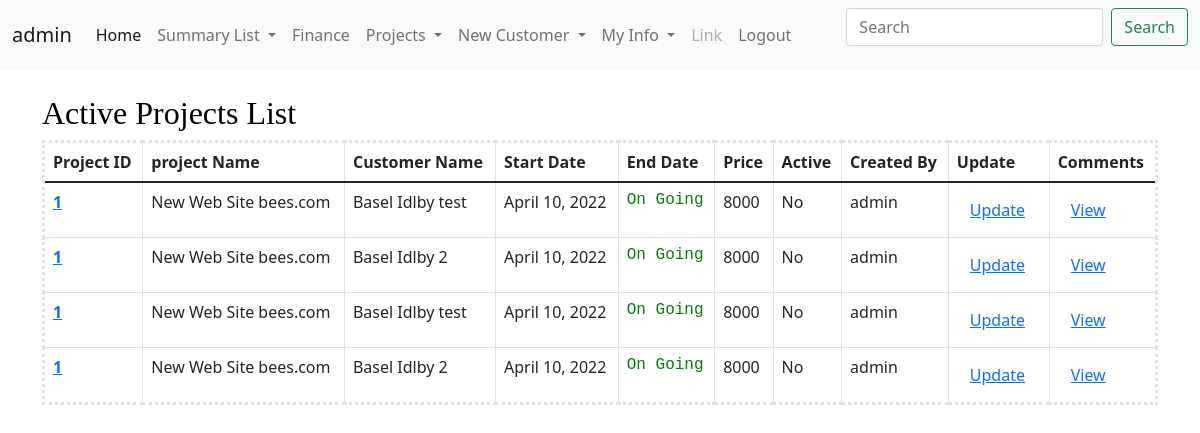
Page /ProjectsList (signed in) on the earlier database version.
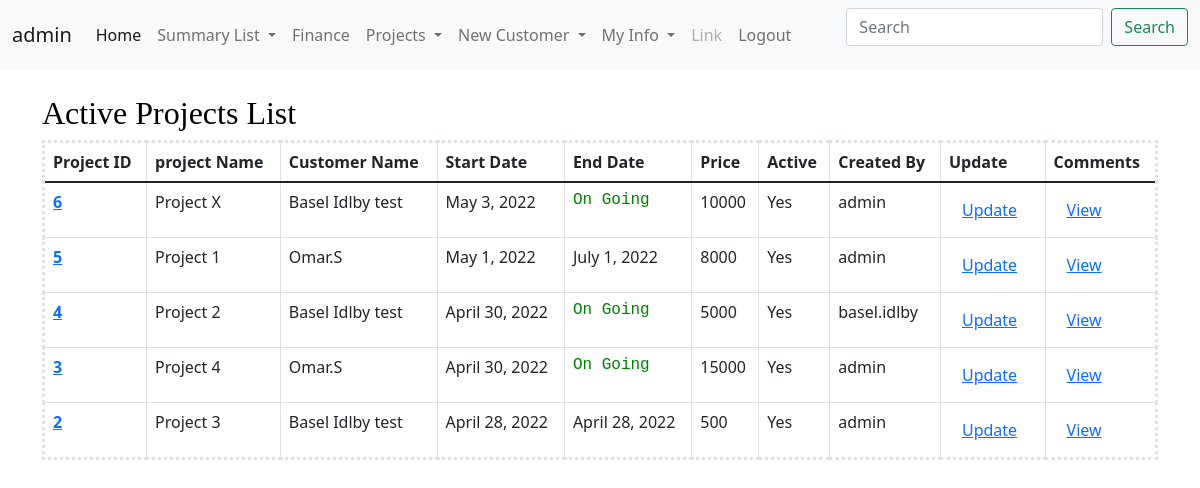
Same page on the later database version.
### CRM/models.py (models this page shows, shortened)
class ProjectInfoModel(models.Model):
    projectId = models.AutoField(primary_key=True)
    projectName = models.CharField(max_length=100 , unique=True)
    projectDesc =  models.CharField(max_length=300)
    startDate = models.DateField(default= datetime.now)
    endDate = models.DateField(blank=True, null=True)
    price = models.IntegerField()
    active = models.BooleanField(default=True)
    createdBy = models.ForeignKey(User, on_delete=models.CASCADE)
    GA1 = models.CharField(max_length=100 , blank=True, null=True)
    GA2 = models.CharField(max_length=100 , blank=True, null=True)
    GB1 = models.BooleanField(default=False , blank=True, null=True)
    GB2 = models.BooleanField(default=False , blank=True, null=True)
    GD1 = models.DateField(blank=True, null=True)
    GD2 = models.DateField(blank=True, null=True)

### CRM/views.py (the view)
# urls.py: path('ProjectsList',views.ProjectsList,name='ProjectsList'),
@login_required
def ProjectsList(request):
    projectListQuery = assignProjectModel.objects.select_related('projectId_id').values_list('projectId__projectId','projectId__projectName','customerId__customerName','projectId__startDate','projectId__endDate','projectId__price','projectId__active','projectId__createdBy__username','userLogin').order_by('-projectId__startDate')
    context = {'projectListQuery':projectListQuery}
    return render(request,'CRM/projectList.html',context)

### CRM/templates/CRM/projectList.html (shortened to what this page needs)
{% include 'CRM/base.html' %}
{% include 'CRM/navbar.html' %}
{% block content %}
<div class="container-lg">
    <h2 style="color: rgb(0, 0, 0); font-family: Georgia, 'Times New Roman', Times, serif; "> Active Projects List</h2>
<table style="border-style: dotted;" class="table table-bordered">
    <thead>
      <tr>
        <th scope="col">Project ID</th>
        <th scope="col">project Name</th>
        <th scope="col">Customer Name</th>
        <th scope="col">Start Date</th>
        <th scope="col">End Date</th>
        <th scope="col">Price</th>
        <th scope="col">Active</th>
        <th scope="col">Created By</th>
        <th scope="col">Update</th>
        <th scope="col">Comments</th>
      </tr>
    </thead>
    <tbody>
      <tr>
          {% for x in projectListQuery %}
        <th scope="row" ><a href="/customerProfile/{{x.0}}">{{x.0}}</a></th>
        <td>{{x.1}}</td>
        <td>{{x.2}}</td>
        <td>{{x.3}}</td>
        {% if x.4 == Null %} <td style="color: green; font-family: 'Courier New', Courier, monospace;">On Going</td> {% else %} <td>{{x.4}}</td> {% endif %}
        <td>{{x.5}}</td>
        {% if x.6 == True %} <td>Yes</td> {% else %} <td>No</td> {% endif %}
        <td>{{x.7}}</td>
        <td><button class="btn btn-secondery"><a href="/updateProject/{{x.0}}">Update</a></button></td>
        <td><button class="btn btn-secondery"><a href="/NewComment/{{x.0}}">View</a></button></td>
      </tr>
      {% endfor %}
    </tbody>
  </table>
</div>
{% endblock %}

Differences in the rows shown:
no longer on this page (row unchanged): ProjectInfoModel: x "1", projectName "New Web Site bees.com", x "Basel Idlby test", startDate "April 10, 2022", shows "On Going", price "8000", shows "No", x "admin", x "Basel Idlby 2"
added ProjectInfoModel: projectId "6", projectName "Project X", x "Basel Idlby test", startDate "May 3, 2022", shows "On Going", price "10000", shows "Yes", x "admin"
added ProjectInfoModel: projectId "5", projectName "Project 1", x "Omar.S", startDate "May 1, 2022", endDate "July 1, 2022", price "8000", shows "Yes", x "admin"
now on this page (row edited): ProjectInfoModel: projectId "4", projectName "Project 2", x "Basel Idlby test", startDate "April 30, 2022", shows "On Going", price "5000", shows "Yes", x "basel.idlby"
now on this page (row edited): ProjectInfoModel: projectId "3", projectName "Project 4", x "Omar.S", startDate "April 30, 2022", shows "On Going", price "15000", shows "Yes", x "admin"
now on this page (row edited): ProjectInfoModel: projectId "2", projectName "Project 3", x "Basel Idlby test", x "April 28, 2022", price "500", shows "Yes", x "admin"
